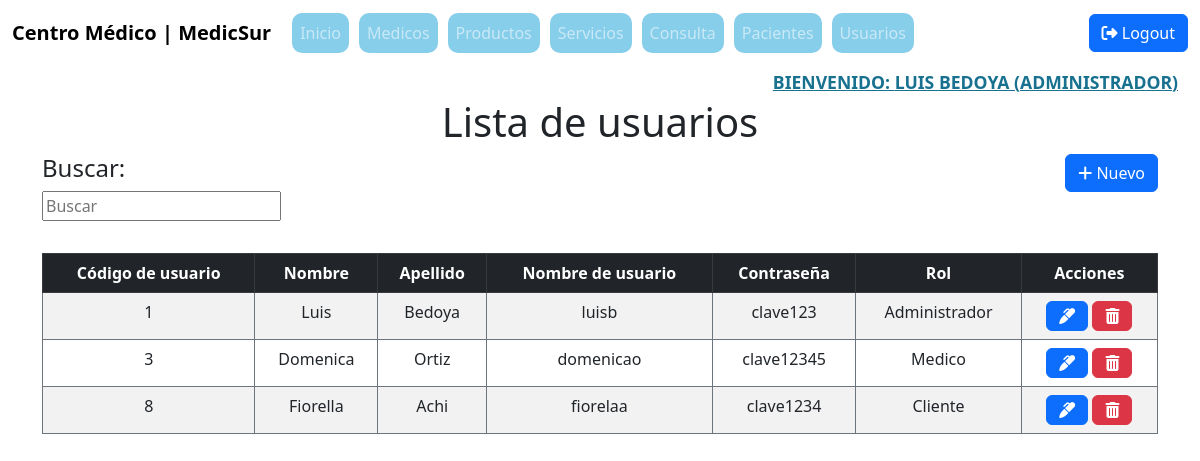
Page /index.php?c=usuario&f=index (signed in) on the committed database.
### tables this page shows
CREATE TABLE `usuario` (
  `idUsuario` int(4) NOT NULL,
  `nombre` varchar(20) NOT NULL,
  `apellido` varchar(20) NOT NULL,
  `nombreUsuario` varchar(20) NOT NULL,
  `password` varchar(20) NOT NULL,
  `nombreRol` varchar(20) NOT NULL
);

### controller/UsuarioController.php (called while the page is built, shortened)
<?php
require_once 'model/dao/UsuarioDAO.php';
class UsuarioController
{
    private $model;
    public function __construct()
    {
        $this->model = new UsuarioDAO();
    }
    public function index(){
        $resultados = $this -> model -> selectAll("");
        require_once V_USUARIOS . 'usuarios.list.php';
    }
}

### index.php (called while the page is built, shortened)
<?php
    $front = new FrontController();
    $front->ruteo();
?>

### config/Conexion.php (called while the page is built, shortened)
<?php
class Conexion{
    public static function getConexion(){
        $con = 'mysql:host=localhost;port=3306;dbname=' . DBNAME;
        $conexion = null;
        try{
            $conexion = new PDO($con, DBUSER,DBPASSWORD);
            $conexion -> setAttribute(PDO::ATTR_ERRMODE, PDO::ERRMODE_EXCEPTION);
        } catch(Exception $ex){
            echo $ex;
            die("Error " . $ex->getMessage());
        }
        return $conexion;
    }
}
?>

### model/dao/UsuarioDAO.php (called while the page is built, shortened)
<?php
require_once 'config/conexion.php';
class UsuarioDAO
{
    private $con;
    public function __construct()
    {
        $this->con = Conexion::getConexion();
    }
    public function selectAll($parametro){
        $sql = "SELECT * FROM usuario where
        (nombre like :b1 or apellido like :b2 or nombreUsuario like :b3 or nombreRol like :b4)";
        $stmt = $this->con->prepare($sql);
        $conlike = '%' . $parametro . '%';
        $data = array('b1' => $conlike, 'b2' => $conlike, 'b3' => $conlike, 'b4' => $conlike);
        $stmt -> execute($data);
        $resultados = $stmt -> fetchAll(PDO::FETCH_ASSOC);
        return $resultados;
    }
}

### view/usuarios/usuarios.list.php (the view, shortened to what this page needs)
<div class="container">
    <div class="row">
        <div class="col-md-6 d-flex align-items-center">
            <form action="index.php?c=usuario&f=search" method="POST">
                <h4 class="me-2">Buscar:</h4>
                <input type="text" name="b" id="busqueda" placeholder="Buscar">
            </form>
        </div>
        <div class="col-md-6 d-flex justify-content-end">
            <a href="index.php?c=usuario&f=view_new" class="text-decoration-none">
                <button type="button" class="btn btn-primary">
                    <i class="fas fa-plus"></i> Nuevo
                </button>
            </a>
        </div>
    </div>
    <div class="table-responsive-md mt-3">
        <table class="table table-striped table-bordered border-secondary">
            <thead class="table-dark text-center">
                <th>Código de usuario</th>
                <th>Nombre</th>
                <th>Apellido</th>
                <th>Nombre de usuario</th>
                <th>Contraseña</th>
                <th>Rol</th>
                <th>Acciones</th>
            </thead>
            <tbody class="datos-tabla text-center">
                <?php
                    foreach($resultados as $fila){
                ?>
                <tr>
                    <td><?php echo $fila['idUsuario'] ?></td>
                    <td><?php echo $fila['nombre'] ?></td>
                    <td><?php echo $fila['apellido'] ?></td>
                    <td><?php echo $fila['nombreUsuario'] ?></td>
                    <td><?php echo $fila['password'] ?></td>
                    <td><?php echo $fila['nombreRol'] ?></td>
                    <td>
                    <a class="btn btn-primary"
                    href="index.php?c=usuario&f=view_edit&id=<?php echo $fila['idUsuario']; ?>">
                    <i class="fas fa-marker"></i></a>
                    <a class="btn btn-danger"
                   onclick="if(!confirm('¿Está seguro de eliminar usuario?'))return false;"
                    href="index.php?c=usuario&f=delete&id=<?php echo  $fila['idUsuario']; ?>">
                    <i class="fas fa-trash-alt"></i>
                    </a>
                    </td>
                <?php
                }
                ?>
                </tr>
            </tbody>
        </table>
    </div>
<!DOCTYPE html>
<html lang="en">
    <html meta="utf-8">
        <head>
        </head>
</html>

### rows in the picture
usuario: idUsuario "1", nombre "Luis", apellido "Bedoya", nombreUsuario "luisb", password "clave123", nombreRol "Administrador"
usuario: idUsuario "3", nombre "Domenica", apellido "Ortiz", nombreUsuario "domenicao", password "clave12345", nombreRol "Medico"
usuario: idUsuario "8", nombre "Fiorella", apellido "Achi", nombreUsuario "fiorelaa", password "clave1234", nombreRol "Cliente"

### other values in the picture
$nombre "LUIS"
$apellido "BEDOYA"
$rol "ADMINISTRADOR"
$titulo "Lista de usuarios"
